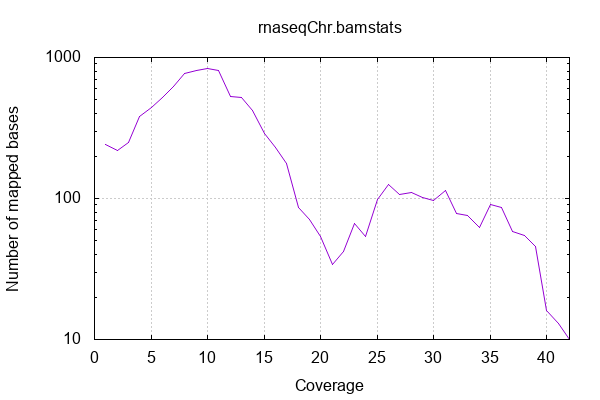

Source code (gnuplot):

            set terminal png size 600,400 truecolor
            set output "rnaseqChr_stats/coverage.png"
            set grid xtics ytics y2tics back lc rgb "#cccccc"
            set ylabel "Number of mapped bases"
            set xlabel "Coverage"
            set log y
            set style fill solid border -1
            set title "rnaseqChr.bamstats"
            set xrange [:42]
            plot '-' with lines notitle
        1	243
2	218
3	249
4	384
5	443
6	523
7	626
8	772
9	805
10	836
11	807
12	532
13	520
14	422
15	291
16	229
17	176
18	86
19	71
20	54
21	34
22	42
23	67
24	54
25	98
26	125
27	107
28	110
29	101
30	96
31	114
32	78
33	76
34	62
35	90
36	87
37	58
38	55
39	46
40	16
41	13
42	10
43	10
44	4
45	3
end
